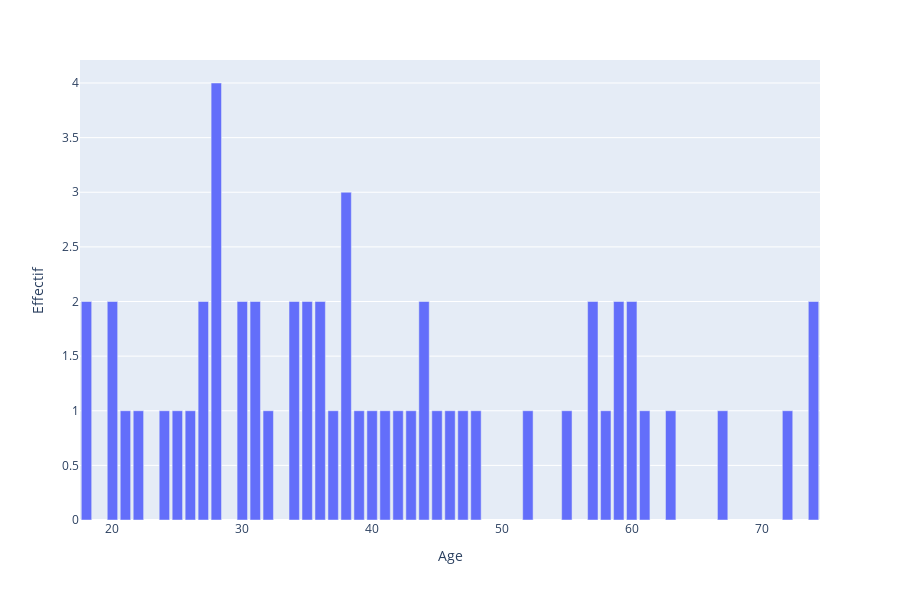

Notebook code cell kept with this figure:
### Code cell
fig = px.bar(age_df, x='Age', y='Effectif')
fig.show()

### Figure 1 — Plotly figure (JSON) as saved in the notebook; plotly's stock layout.template omitted (floating-point values rounded to 4 significant figures)
{"data": [{"alignmentgroup": "True", "hoverlabel": {"namelength": 0}, "hovertemplate": "Age=%{x}<br>Effectif=%{y}", "legendgroup": "", "marker": {"color": "#636efa"}, "name": "", "offsetgroup": "", "orientation": "v", "showlegend": false, "textposition": "auto", "type": "bar", "x": [28, 38, 57, 20, 60, 74, 30, 18, 31, 36, 27, 34, 59, 35, 44, 47, 55, 40, 26, 21, 39, 42, 37, 72, 22, 58, 46, 43, 61, 63, 52, 45, 25, 32, 67, 24, 41, 48], "xaxis": "x", "y": [4, 3, 2, 2, 2, 2, 2, 2, 2, 2, 2, 2, 2, 2, 2, 1, 1, 1, 1, 1, 1, 1, 1, 1, 1, 1, 1, 1, 1, 1, 1, 1, 1, 1, 1, 1, 1, 1], "yaxis": "y"}], "layout": {"barmode": "relative", "height": 600, "legend": {"tracegroupgap": 0}, "margin": {"t": 60}, "xaxis": {"anchor": "y", "domain": [0, 1], "title": {"text": "Age"}}, "yaxis": {"anchor": "x", "domain": [0, 1], "title": {"text": "Effectif"}}}}
